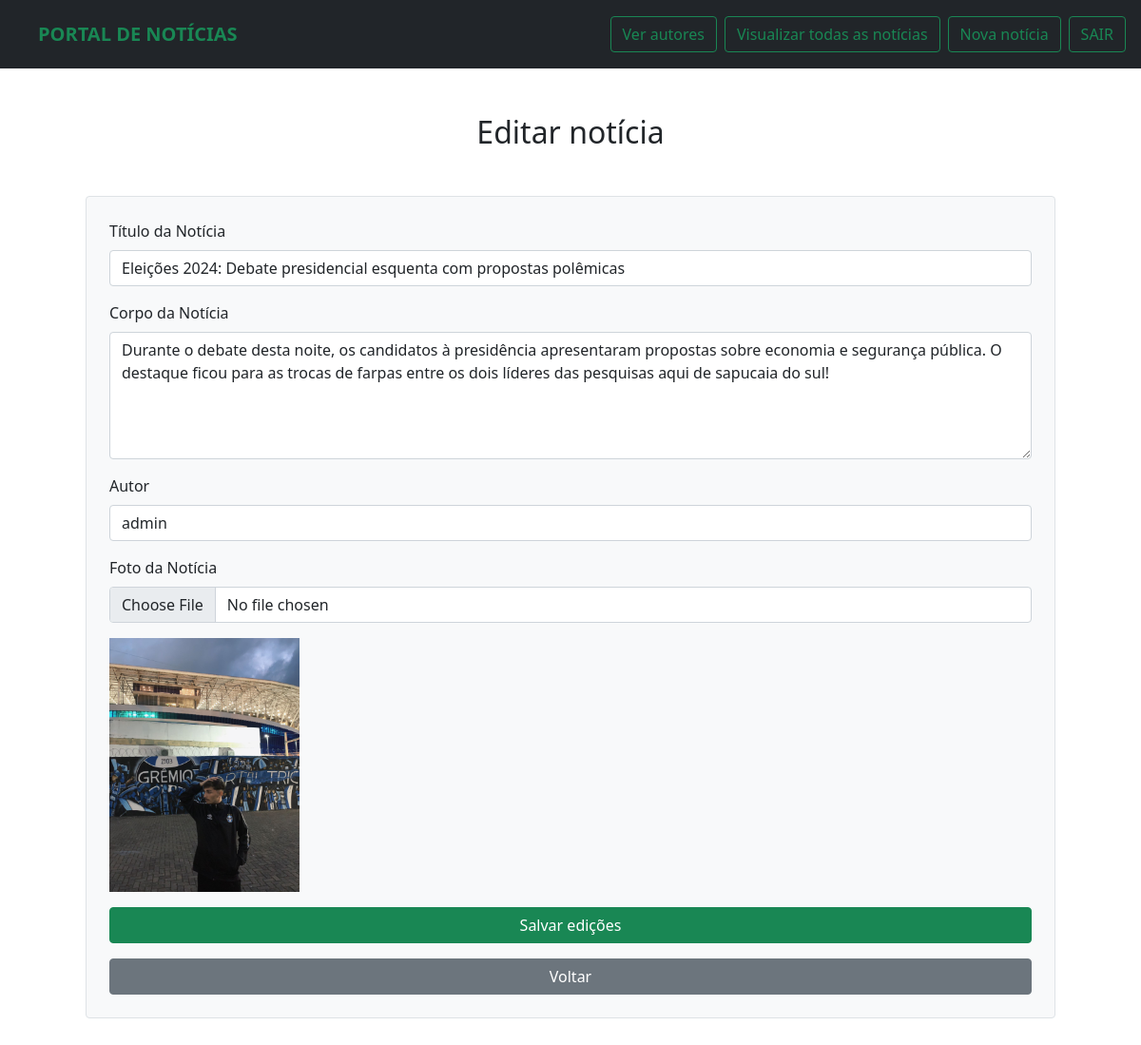
Page /public/editarNoticia.php?id_noticia=4 (signed in) on the committed database.
### tables this page shows
CREATE TABLE `tbl_noticias` (
  `id` int(11) NOT NULL,
  `id_autor` int(11) NOT NULL,
  `titulo` varchar(255) NOT NULL,
  `corpo_noticia` longtext NOT NULL,
  `data_hora` datetime NOT NULL,
  `caminho_foto` varchar(300) NOT NULL
);

### src/classes/Database.php (called while the page is built, shortened)
<?php
class Database
{
    private $host = "localhost";
    private $db_name = "portaldenoticias";
    private $username = "root";
    private $password = "";
    public function getConnection()
    {
        $this->conn = null;
        try {
            $this->conn = new PDO("mysql:host=" . $this->host . "; dbname=" . $this->db_name, $this->username,$this->password);
        } catch (PDOException $exception) {
            echo "Erro de conexão: " . $exception->getMessage();
        }
        return $this->conn;
    }
}

### src/classes/Noticia.php (called while the page is built, shortened)
<?php
class Noticia
{
    private $conn;
    private $table_name = "tbl_noticias";
    public function __construct($db)
    {
        $this->conn = $db;
    }
    public function selectIDNot($id)
    {
        $query = "SELECT * FROM $this->table_name AS n
                    JOIN tbl_usuarios AS u
                    ON u.id = n.id_autor
                    WHERE n.id = ?";
        $stmt = $this->conn->prepare($query);
        $stmt->execute([$id]);
        return $stmt->fetch(PDO::FETCH_ASSOC);
    }
}

### src/classes/User.php (called while the page is built, shortened)
<?php
class User
{
    private $conn;
    private $table_name = "tbl_usuarios";
    public function __construct($db)
    {
        $this->conn = $db;
    }
    public function selectUser()
    {
        $query = "SELECT * FROM " . $this->table_name;
        $stmt = $this->conn->prepare($query);
        $stmt->execute();
        return $stmt;
    }
}

### public/editarNoticia.php (the view, shortened to what this page needs)
<?php
if (isset($_SESSION['user_id'])) {
	include_once '../src/classes/User.php';
	include_once '../src/classes/Database.php';
	include_once '../src/classes/Noticia.php';
	$db = new Database;
	$user = new User($db->getConnection());
	$noticia = new Noticia($db->getConnection());
	$dadosNoticia = $noticia->selectIDNot($_GET['id_noticia']);
} else {
	header('Location: /portaldenoticias/public/');
}
?>
<!DOCTYPE html>
<html lang="pt-br">
<head>
</head>
<body>
	<?php include_once "../src/inc/header.php"; ?>
	<div class="container mt-5">
		<h2 class="text-center mb-4">Editar notícia</h2>
		<form method="POST" action="/portaldenoticias/src/php/procNoticia.php?acao=u&id_noticia=<?= $_GET['id_noticia'] ?>" id="form-noticia" class="border m-5 p-4 rounded bg-light" enctype="multipart/form-data">
			<div class="form-group mb-3">
				<label for="titulo" class="form-label">Título da Notícia</label>
				<input type="text" class="form-control" name="titulo" id="titulo" value="<?= $dadosNoticia['titulo'] ?>" placeholder="Digite o título da notícia" required>
			</div>
			<div class="form-group mb-3">
				<label for="corpo" class="form-label">Corpo da Notícia</label>
				<textarea class="form-control" name="corpo_noticia" id="corpo" rows="5" placeholder="Escreva o conteúdo da notícia" required><?= $dadosNoticia['corpo_noticia'] ?></textarea>
			</div>
			<div class="form-group mb-3">
				<label for="autor" class="form-label">Autor</label>
				<select class="form-control" name="autor" id="autor">
					<?php
					$arrayUsers = $user->selectUser();
					foreach ($arrayUsers as $dadosUser) {
						$selected = ($dadosNoticia['id_autor'] == $dadosUser['id']) ? 'selected' : '' ;
						?>
						<option value="<?= $dadosUser['id'] ?>" <?= $selected ?> > <?= $dadosUser['nome'] ?></option>
						<?php
					}
					?>
				</select>
			</div>
			<div class="form-group mb-3">
				<label for="foto" class="form-label">Foto da Notícia</label>
				<input type="file" class="form-control mb-3" name="imagem" id="foto" accept="image/*">
				<img width="200px" src="<?= $dadosNoticia['caminho_foto'] ?>" alt="Imagem da notícia">
			</div>
			<button type="submit" class="btn btn-success w-100">Salvar edições</button>
			<a href="gerenciador.php" class="btn btn-secondary mt-3 w-100">Voltar</a>
		</form>
	</div>
</body>
</html>

### rows in the picture
tbl_noticias: titulo "Eleições 2024: Debate presidencial esquenta com propostas polêmicas", corpo_noticia "Durante o debate desta noite, os candidatos à presidência apresentaram propostas sobre economia e segurança pública. O destaque ficou para as trocas de farpas entre os dois líderes das pesquisas aqui de sapucaia do sul!", caminho_foto (picture)

### other values in the picture
form field autor "admin"
